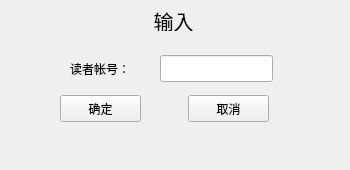
<?xml version="1.0" encoding="UTF-8"?>
<ui version="4.0">
 <class>ReaderIDForm</class>
 <widget class="QWidget" name="ReaderIDForm">
  <property name="geometry">
   <rect>
    <x>0</x>
    <y>0</y>
    <width>350</width>
    <height>170</height>
   </rect>
  </property>
  <property name="windowTitle">
   <string>Form</string>
  </property>
  <widget class="QPushButton" name="ensure_btn">
   <property name="geometry">
    <rect>
     <x>60</x>
     <y>95</y>
     <width>81</width>
     <height>27</height>
    </rect>
   </property>
   <property name="text">
    <string>确定</string>
   </property>
  </widget>
  <widget class="QPushButton" name="cancel_btn">
   <property name="geometry">
    <rect>
     <x>188</x>
     <y>95</y>
     <width>81</width>
     <height>27</height>
    </rect>
   </property>
   <property name="text">
    <string>取消</string>
   </property>
  </widget>
  <widget class="QLineEdit" name="rno_le">
   <property name="geometry">
    <rect>
     <x>160</x>
     <y>55</y>
     <width>113</width>
     <height>27</height>
    </rect>
   </property>
  </widget>
  <widget class="QLabel" name="label">
   <property name="geometry">
    <rect>
     <x>70</x>
     <y>60</y>
     <width>81</width>
     <height>17</height>
    </rect>
   </property>
   <property name="text">
    <string>读者帐号：</string>
   </property>
  </widget>
  <widget class="QLabel" name="label_2">
   <property name="geometry">
    <rect>
     <x>140</x>
     <y>10</y>
     <width>67</width>
     <height>21</height>
    </rect>
   </property>
   <property name="font">
    <font>
     <pointsize>15</pointsize>
    </font>
   </property>
   <property name="text">
    <string>输入</string>
   </property>
   <property name="alignment">
    <set>Qt::AlignCenter</set>
   </property>
  </widget>
 </widget>
 <resources/>
 <connections/>
</ui>
